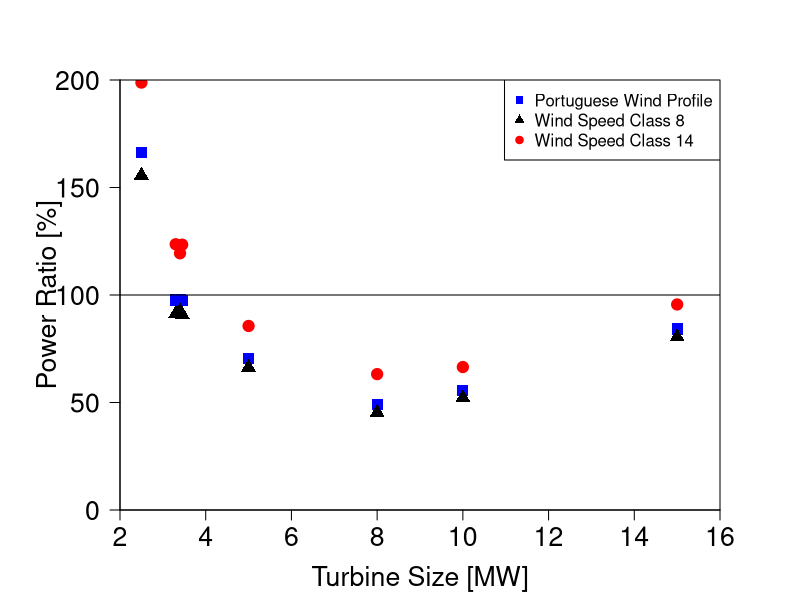
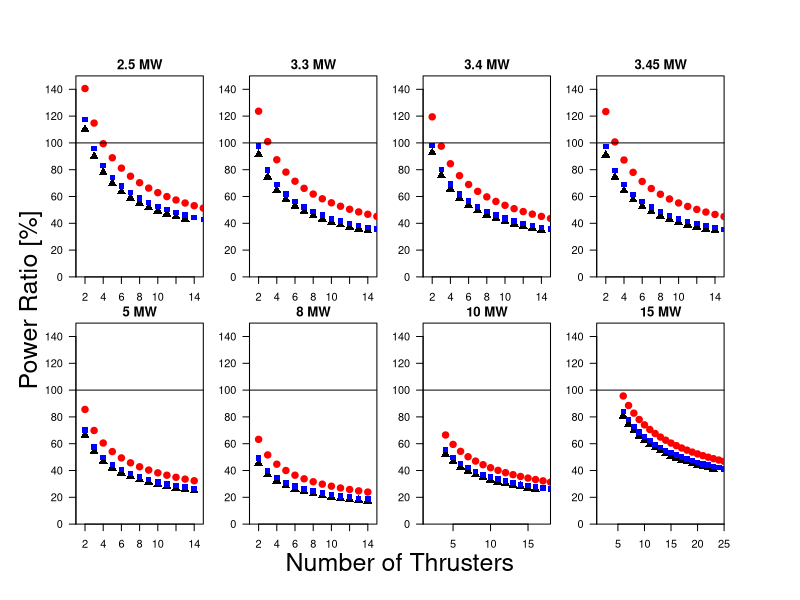
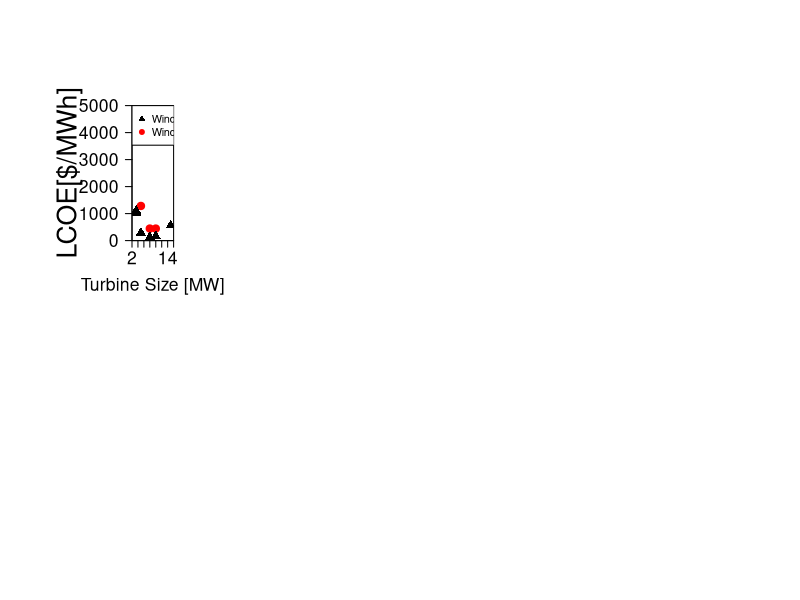
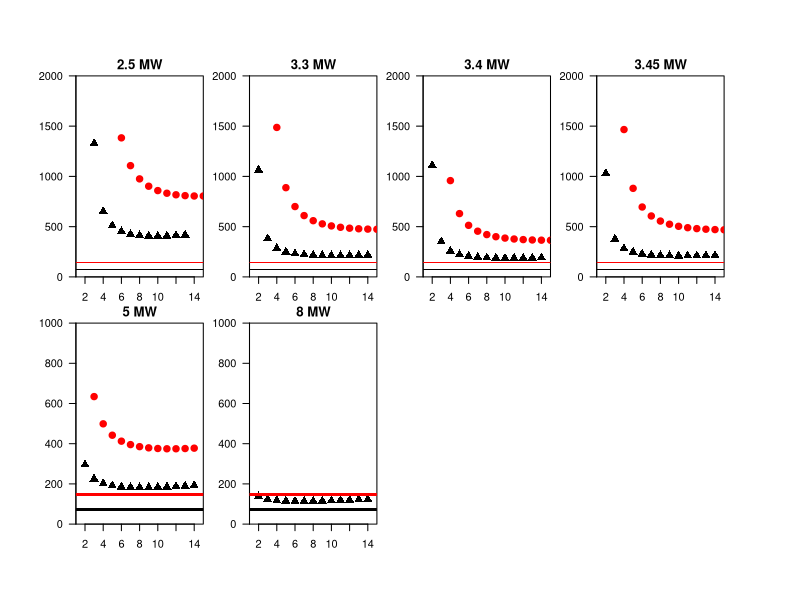

R code for these plots, in order: (Note: this script raises an error after producing the figures.)
#20211121 Panel Figures
##Data
#Overall
ALL.Turbines <- c(15,10,8,5,3.45,2.5,3.3,3.4)
PowerRatioPT <- c(84.2,55.6,49.2,70.3,97.4,166.3,97.7,98.0)
PowerRatio14 <- c(95.6,66.5,63.2,85.6,123.4,198.8,123.6,119.4)
PowerRatio8 <- c(80.58,52.22,45.32,66.3,91.0,155.7,91.3,92.7)
A<-data.frame(ALL.Turbines,PowerRatioPT,PowerRatio8,PowerRatio14)

LCOE14 <- c(4241.95,445.36,445.93,1283.52,-747.27,-190.03,-734.44,-713.33)
LCOE8 <- c(562.66,170.67,137.84,295.55,1029.64,-203.50,1064.91,1109.49)

#Panels
#15MW. 3.8m Thruster
N.15_8 <- c(6,7,8,9,10,11,12,13,14,15,16,17,18,19,20,21,22,23)
PR.15_8 <- c(80.58,74.60,69.78,65.79,62.42,59.51,56.98,54.74,52.75,50.96,49.34,47.87,46.52,45.28,44.13,43.07,42.08,41.16)
LCOE.15_8 <- c(562.66,435.58,370.6,331.32,305.16,286.61,272.88,262.4,254.2,247.69,242.45,238.2,234.72,231.87,229.54,227.62,226.07,224.82)

N.15_14 <- c(6,7,8,9,10,11,12,13,14,15,16,17,18,19,20,21,22,23,24,25,26,27,28,29,30)
PR.15_14 <- c(95.61,88.52,82.80,78.07,74.06,70.61,67.61,64.96,62.59,60.47,58.55,56.80,55.20,53.73,52.37,51.11,49.93,48.83,47.81,46.84,45.93,45.07,44.26,43.49,42.76)
LCOE.15_14 <- c(4241.95,1638.37,1105.12,875.45,747.81,666.72,610.90,570.26,539.48,515.48,496.33,480.79,467.99,457.34,448.39,440.83,434.40,428.92,424.23,420.21,416.77,413.82,411.31,409.18,407.38)

N.15_PT <- c(6,7,8,9,10,11,12,13,14,15,16,17,18,19,20,21,22,23,24,25,26,27,28,29,30)
PR.15_PT <- c(84.20,77.95,72.92,68.75,65.22,62.19,59.54,57.20,55.12,53.25,51.56,50.02,48.61,47.32,46.12,45.01,43.97,43.01,42.10,41.25,40.45,39.69,38.98,38.30,37.66)

#10MW. 3.5m Thruster
N.10_8 <- c(4,5,6,7,8,9,10,11,12,13,14,15,16)
PR.10_8 <- c(52.22,46.71,42.64,39.48,36.93,34.82,33.03,31.49,30.15,28.97,27.92,26.97,26.11)
LCOE.10_8 <- c(170.67,155.61,146.83,141.29,137.63,135.34,133.66,132.55,132.03,131.66,131.53,131.76,131.98)

N.10_14 <- c(4,5,6,7,8,9,10,11,12,13,14,15,16,17,18,19,20)
PR.10_14 <- c(66.50,59.48,54.29,50.27,47.02,44.33,42.06,40.10,38.39,36.89,35.54,34.34,33.25,32.26,31.35,30.51,29.74)
LCOE.10_14 <- c(445.36,373.31,335.51,312.50,297.25,286.61,278.92,273.26,269.05,265.90,263.57,261.88,260.70,259.93,259.51,259.36,259.45)

N.10_PT <- c(4,5,6,7,8,9,10,11,12,13,14,15,16,17,18,19,20)
PR.10_PT <- c(55.62,49.75,45.41,42.04,39.33,37.08,35.18,33.54,32.11,30.85,29.73,28.72,27.81,26.98,26.22,25.52,24.87)

#8MW. 4.1m Thruster
N.8_8 <- c(2,3,4,5,6,7,8,9,10,11,12,13,14)
PR.8_8 <- c(45.32,37.01,32.05,28.67,26.17,24.23,22.66,21.37,20.27,19.33,18.50,17.78,17.13)
LCOE.8_8 <-c(137.84,123.25,117.48,114.98,114.05,114.02,114.72,115.62,116.78,118.13,119.79,121.4,123.09)

N.8_14 <- c(2,3,4,5,6,7,8,9,10,11,12,13,14)
PR.8_14 <- c(63.23,51.62,44.71,39.99,36.50,33.80,31.61,29.81,28.28,26.96,25.81,24.80,23.90)
LCOE.8_14 <- c(445.93,347.44,311.39,293.72,284.05,278.62,275.71,274.45,274.30,274.97,276.27,277.99,280.08)

N.8_PT <- c(2,3,4,5,6,7,8,9,10,11,12,13,14)
PR.8_PT <- c(49.19,40.16,34.78,31.11,28.40,26.29,24.59,23.19,22.00,20.97,20.08,19.29,18.59)

#5MW. 3.8m Thruster
N.5_8 <- c(2,3,4,5,6,7,8,9,10,11,12,13,14)
PR.5_8 <- c(66.27,54.11,46.86,41.91,38.26,35.42,33.13,31.24,29.64,28.26,27.05,25.99,25.05)
LCOE.5_8 <- c(295.55,225.31,201.55,190.76,185.48,183.07,182.34,182.71,183.81,185.44,187.46,189.01,192.33)

N.5_14 <- c(2,3,4,5,6,7,8,9,10,11,12,13,14)
PR.5_14 <- c(85.56,69.86,60.50,54.11,49.40,45.73,42.78,40.33,38.26,36.48,34.93,33.56,32.34)
LCOE.5_14 <- c(1283.52,634.33,498.86,442.19,412.57,395.51,385.33,379.35,376.12,374.73,374.79,375.88,377.76)

N.5_PT <- c(2,3,4,5,6,7,8,9,10,11,12,13,14)
PR.5_PT <- c(70.29,57.39,49.70,44.45,40.58,37.57,35.14,33.13,31.43,29.97,28.70,27.57,26.57)

#2.5MW. 4.1m Thruster
N.2.5_8 <- c(1,2,3,4,5,6,7,8,9,10,11,12,13)
PR.2.5_8 <- c(155.70,110.10,89.89,77.85,69.63,63.56,58.85,55.05,51.90,49.24,46.95,44.95,43.18)
LCOE.2.5_8 <- c(NA,NA,1328.26,652.00,509.07,452.25,425.17,413.29,407.41,406.10,407.75,412.60,417.72)

N.2.5_14 <- c(1,2,3,4,5,6,7,8,9,10,11,12,13,14,15,16)
PR.2.5_14 <- c(198.81,140.58,114.78,99.40,88.91,81.16,75.14,70.29,66.27,62.87,59.94,57.39,55.14,53.13,51.33,49.70)
LCOE.2.5_14 <- c(NA,NA,NA,38843.60,2218.56,1383.53,1107.04,975.24,902.21,858.82,832.46,817.00,808.48,804.96,805.10,807.97)

N.2.5_PT <- c(1,2,3,4,5,6,7,8,9,10,11,12,13,14,15,16)
PR.2.5_PT <- c(166.29,117.59,96.01,83.15,74.37,67.89,62.85,58.79,55.43,52.59,50.14,48.00,46.12,44.44,42.94,41.57)

#3.45MW. 3.2 Thruster
N.3.45_8 <- c(2,3,4,5,6,7,8,9,10,11,12,13,14)
PR.3.45_8 <- c(91.01,74.31,64.35,57.56,52.54,48.65,45.50,42.90,40.70,38.81,37.15,35.70,34.40)
LCOE.3.45_8 <- c(1029.64,376.58,282.04,246.71,228.62,219.38,213.68,211.24,209.79,210.1,210.61,212.31,213.88)

N.3.45_14 <- c(2,3,4,5,6,7,8,9,10,11,12,13,14,15,16,17,18,19,20)
PR.3.45_14 <- c(123.35,100.72,87.22,78.02,71.22,65.94,61.68,58.15,55.17,52.60,50.36,48.38,46.62,45.04,43.61,42.31,41.12,40.02,39.01)
LCOE.3.45_14 <- c(NA,NA,1466.06,881.03,695.37,606.28,555.58,524.02,503.40,489.61,480.40,474.39,470.72,468.81,468.25,468.86,470.22,472.28,474.90)

N.3.45_PT <- c(2,3,4,5,6,7,8,9,10,11,12,13,14,15,16,17,18,19,20)
PR.3.45_PT <- c(97.39,79.52,68.87,61.60,56.23,52.06,48.70,45.91,43.56,41.53,39.76,38.20,36.81,35.56,34.43,33.41,32.46,31.60,30.80)

#3.3MW. 3.2m Thruster
N.3.3_8 <- c(2,3,4,5,6,7,8,9,10,11,12,13,14)
PR.3.3_8 <- c(91.30,74.54,64.56,57.74,52.71,48.80,45.65,43.04,40.83,38.93,37.27,35.81,34.51)
LCOE.3.3_8 <- c(1064.91,381.19,284.93,249.26,231.09,221.93,216.33,214.04,212.72,213.22,213.88,215.78,217.51)

N.3.3_14 <- c(2,3,4,5,6,7,8,9,10,11,12,13,14,15,16,17,18,19,20)
PR.3.3_14 <- c(123.65,100.96,87.43,78.20,71.39,66.09,61.82,58.29,55.30,52.72,50.48,48.50,46.73,45.15,43.72,42.41,41.22,40.12,39.10)
LCOE.3.3_14 <- c(NA,NA,1487.18,887.86,699.81,610.06,559.21,527.69,507.20,493.61,484.62,478.85,475.43,473.77,473.47,474.36,475.99,478.31,481.22)

N.3.3_PT <- c(2,3,4,5,6,7,8,9,10,11,12,13,14,15,16,17,18,19,20)
PR.3.3_PT <- c(97.67,79.75,69.07,61.77,56.39,52.21,48.84,46.04,43.68,41.65,39.88,38.31,36.92,35.67,34.53,33.50,32.56,31.69,30.89)

#3.4MW. 3.2m Thruster
N.3.4_8 <- c(2,3,4,5,6,7,8,9,10,11,12,13,14)
PR.3.4_8 <- c(92.67,75.66,65.52,58.61,53.50,49.53,46.33,43.68,41.44,39.51,37.83,36.35,35.02)
LCOE.3.4_8 <- c(1109.49,349.59,256.59,222.68,205.48,196.67,191.24,188.83,187.36,187.52,187.88,189.33,190.67)

N.3.4_14 <- c(2,3,4,5,6,7,8,9,10,11,12,13,14,15,16,17)
PR.3.4_14 <- c(119.44,97.52,84.45,75.54,68.96,63.84,59.72,56.30,53.41,50.93,48.76,46.85,45.14,43.61,42.23,40.97)
LCOE.3.4_14 <- c(NA,5797.21,958.07,629.90,513.08,454.73,420.96,399.83,386.08,377.01,371.10,367.42,365.39,364.60,364.76,365.77)

N.3.4_PT <- c(2,3,4,5,6,7,8,9,10,11,12,13,14,15,16,17)
PR.3.4_PT <- c(97.99,80.01,69.29,61.98,56.58,52.38,49.00,46.19,43.82,41.78,40.01,38.44,37.04,35.78,34.65,33.61)

## Figure
#Power Ratio
par(mar=c(4.5,6,4,4))
plot(x = ALL.Turbines, y = PowerRatio14, pch = 19, col = 'red', cex = 1.5,
     ylab = 'Power Ratio [%]', xlab = 'Turbine Size [MW]', las = 1, cex.lab = 1.6,
     cex.axis = 1.6, xaxs = 'i', yaxs = 'i', ylim = c(0,200), xlim = c(2,16))
points(x = ALL.Turbines, y = PowerRatioPT, pch = 15, col = 'blue', cex = 1.5)
points(x = ALL.Turbines, y = PowerRatio8, pch = 17, col = 'black', cex = 1.5)
abline(h = 100)
legend("topright",legend = c("Portuguese Wind Profile","Wind Speed Class 8", "Wind Speed Class 14"),
       col = c("blue","black","red"), pch = c(15,17,19))

#Power Ratio Panels
layout(matrix(1:8, ncol=4, byrow=TRUE))
par(oma=c(4, 4, 4, 4), mar=c(1.75,1.75,1.75,1.75))

plot(N.2.5_8,PR.2.5_8,pch=17,las=1,xaxs='i',yaxs='i',ylim=c(0,150),xlim=c(1,15),main="2.5 MW",cex=1.4)
points(N.2.5_14, PR.2.5_14, pch = 19, col = 'red', cex = 1.3)
points(N.2.5_PT, PR.2.5_PT, pch = 15, col = 'blue', cex = 1.1)
abline(h = 100)

plot(N.3.3_8,PR.3.3_8,pch=17,las=1,xaxs='i',yaxs='i',ylim=c(0,150),xlim=c(1,15),main="3.3 MW",cex=1.4)
points(N.3.3_14, PR.3.3_14, pch = 19, col = 'red', cex = 1.3)
points(N.3.3_PT, PR.3.3_PT, pch = 15, col = 'blue', cex = 1.1)
abline(h = 100)

plot(N.3.4_8,PR.3.4_8,pch=17,las=1,xaxs='i',yaxs='i',ylim=c(0,150),xlim=c(1,15),main="3.4 MW",cex=1.4)
points(N.3.4_14, PR.3.4_14, pch = 19, col = 'red', cex = 1.3)
points(N.3.4_PT, PR.3.4_PT, pch = 15, col = 'blue', cex = 1.1)
abline(h = 100)

plot(N.3.45_8,PR.3.45_8,pch=17,las=1,xaxs='i',yaxs='i',ylim=c(0,150),xlim=c(1,15),main="3.45 MW",cex=1.4)
points(N.3.45_14, PR.3.45_14, pch = 19, col = 'red', cex = 1.3)
points(N.3.45_PT, PR.3.45_PT, pch = 15, col = 'blue', cex = 1.1)
abline(h = 100)

plot(N.5_8,PR.5_8,pch=17,las=1,xaxs='i',yaxs='i',ylim=c(0,150),xlim=c(1,15),main="5 MW",cex=1.4)
points(N.5_14, PR.5_14, pch = 19, col = 'red', cex = 1.3)
points(N.5_PT, PR.5_PT, pch = 15, col = 'blue', cex = 1.1)
abline(h = 100)

plot(N.8_8,PR.8_8,pch=17,las=1,xaxs='i',yaxs='i',ylim=c(0,150),xlim=c(1,15),main="8 MW",cex=1.4)
points(N.8_14, PR.8_14, pch = 19, col = 'red', cex = 1.3)
points(N.8_PT, PR.8_PT, pch = 15, col = 'blue', cex = 1.1)
abline(h = 100)

plot(N.10_8,PR.10_8,pch=17,las=1,xaxs='i',yaxs='i',ylim=c(0,150),xlim=c(1,18),main="10 MW",cex=1.4)
points(N.10_14, PR.10_14, pch = 19, col = 'red', cex = 1.3)
points(N.10_PT, PR.10_PT, pch = 15, col = 'blue', cex = 1.1)
abline(h = 100)

plot(N.15_8,PR.15_8,pch=17,las=1,xaxs='i',yaxs='i',ylim=c(0,150),xlim=c(1,25),main="15 MW",cex=1.4)
points(N.15_14, PR.15_14, pch = 19, col = 'red', cex = 1.3)
points(N.15_PT, PR.15_PT, pch = 15, col = 'blue', cex = 1.1)
abline(h = 100)

mtext("Number of Thrusters", side = 1, line = 1, cex = 1.5, col = "black", outer = TRUE)
mtext("Power Ratio [%]", side = 2, line = 1, cex = 1.5, col = "black", outer = TRUE)

#LCOE
par(mar=c(4.5,6,4,4))
plot(x = ALL.Turbines, y = LCOE14, pch = 19, col = 'red', cex = 1.5,
     ylab = '', xlab = 'Turbine Size [MW]', las = 1, cex.lab = 1.6,
     cex.axis = 1.6, xaxs = 'i', yaxs = 'i', ylim = c(0,5000),xlim = c(2,16))
points(x = ALL.Turbines, y = LCOE8, pch = 17, col = 'black', cex = 1.5)
mtext("LCOE[$/MWh]", side = 2, line = 4,cex = 1.6)
legend("topleft",legend = c("Wind Speed Class 8", "Wind Speed Class 14"),
       col = c("black","red"), pch = c(17,19))
#LCOE
min.lcoe8 <- 66
max.lcoe8 <- 78
min.lcoe14 <- 138
max.lcoe14 <- 153
layout(matrix(1:8, ncol=4, byrow=TRUE))
par(oma=c(4, 4, 4, 4), mar=c(1.75,1.75,1.75,1.75))


plot(N.2.5_8,LCOE.2.5_8,pch=17,las=1,xaxs='i',ylim=c(0,2000),xlim=c(1,15),yaxs='i',main="2.5 MW",cex=1.4)
polygon(c(0,25,25,0),c(min.lcoe8,min.lcoe8,max.lcoe8,max.lcoe8),col='black',lty=0)
polygon(c(0,25,25,0),c(min.lcoe14,min.lcoe14,max.lcoe14,max.lcoe14),col='red',lty=0)
points(N.2.5_14, LCOE.2.5_14, pch = 19, col = 'red', cex = 1.3)

plot(N.3.3_8,LCOE.3.3_8,pch=17,las=1,xaxs='i',ylim=c(0,2000),xlim=c(1,15),yaxs='i',main="3.3 MW",cex=1.4)
polygon(c(0,25,25,0),c(min.lcoe8,min.lcoe8,max.lcoe8,max.lcoe8),col='black',lty=0)
polygon(c(0,25,25,0),c(min.lcoe14,min.lcoe14,max.lcoe14,max.lcoe14),col='red',lty=0)
points(N.3.3_14, LCOE.3.3_14, pch = 19, col = 'red', cex = 1.3)

plot(N.3.4_8,LCOE.3.4_8,pch=17,las=1,xaxs='i',ylim=c(0,2000),xlim=c(1,15),yaxs='i',main="3.4 MW",cex=1.4)
polygon(c(0,25,25,0),c(min.lcoe8,min.lcoe8,max.lcoe8,max.lcoe8),col='black',lty=0)
polygon(c(0,25,25,0),c(min.lcoe14,min.lcoe14,max.lcoe14,max.lcoe14),col='red',lty=0)
points(N.3.4_14, LCOE.3.4_14, pch = 19, col = 'red', cex = 1.3)

plot(N.3.45_8,LCOE.3.45_8,pch=17,las=1,xaxs='i',ylim=c(0,2000),xlim=c(1,15),yaxs='i',main="3.45 MW",cex=1.4)
polygon(c(0,25,25,0),c(min.lcoe8,min.lcoe8,max.lcoe8,max.lcoe8),col='black',lty=0)
polygon(c(0,25,25,0),c(min.lcoe14,min.lcoe14,max.lcoe14,max.lcoe14),col='red',lty=0)
points(N.3.45_14, LCOE.3.45_14, pch = 19, col = 'red', cex = 1.3)

plot(N.5_8,LCOE.5_8,pch=17,las=1,xaxs='i',ylim=c(0,1000),xlim=c(1,15),yaxs='i',main="5 MW",cex=1.4)
polygon(c(0,25,25,0),c(min.lcoe8,min.lcoe8,max.lcoe8,max.lcoe8),col='black',lty=0)
polygon(c(0,25,25,0),c(min.lcoe14,min.lcoe14,max.lcoe14,max.lcoe14),col='red',lty=0)
points(N.5_14, LCOE.5_14, pch = 19, col = 'red', cex = 1.3)

plot(N.8_8,LCOE.8_8,pch=17,las=1,xaxs='i',ylim=c(0,1000),xlim=c(1,15),yaxs='i',main="8 MW",cex=1.4)
polygon(c(0,25,25,0),c(min.lcoe8,min.lcoe8,max.lcoe8,max.lcoe8),col='black',lty=0)
polygon(c(0,25,25,0),c(min.lcoe14,min.lcoe14,max.lcoe14,max.lcoe14),col='red',lty=0)
points(N.8,LCOE.8,pch=17,cex=1.4)
points(N.8_14, LCOE.8_14, pch = 19, col = 'red', cex = 1.3)

plot(N.10_8,LCOE.10_8,pch=17,las=1,xaxs='i',ylim=c(0,1000),xlim=c(1,18),yaxs='i',main="10 MW",cex=1.4)
polygon(c(0,25,25,0),c(min.lcoe8,min.lcoe8,max.lcoe8,max.lcoe8),col='black',lty=0)
polygon(c(0,25,25,0),c(min.lcoe14,min.lcoe14,max.lcoe14,max.lcoe14),col='red',lty=0)
points(N.10,LCOE.10,pch=17,cex=1.4)
points(N.10_14, LCOE.10_14, pch = 19, col = 'red', cex = 1.3)

plot(N.15_8,LCOE.15_8,pch=17,las=1,xaxs='i',ylim=c(0,1000),xlim=c(1,25),yaxs='i',main="15 MW",cex=1.4)
polygon(c(0,25,25,0),c(min.lcoe8,min.lcoe8,max.lcoe8,max.lcoe8),col='black',lty=0)
polygon(c(0,25,25,0),c(min.lcoe14,min.lcoe14,max.lcoe14,max.lcoe14),col='red',lty=0)
points(N.15_14, LCOE.15_14, pch = 19, col = 'red', cex = 1.3)

mtext("Number of Thrusters", side = 1, line = 1, cex = 1.5, col = "black", outer = TRUE)
mtext("LCOE[$/MWh]", side = 2, line = 1.5, cex = 1.5, col = "black", outer = TRUE)

